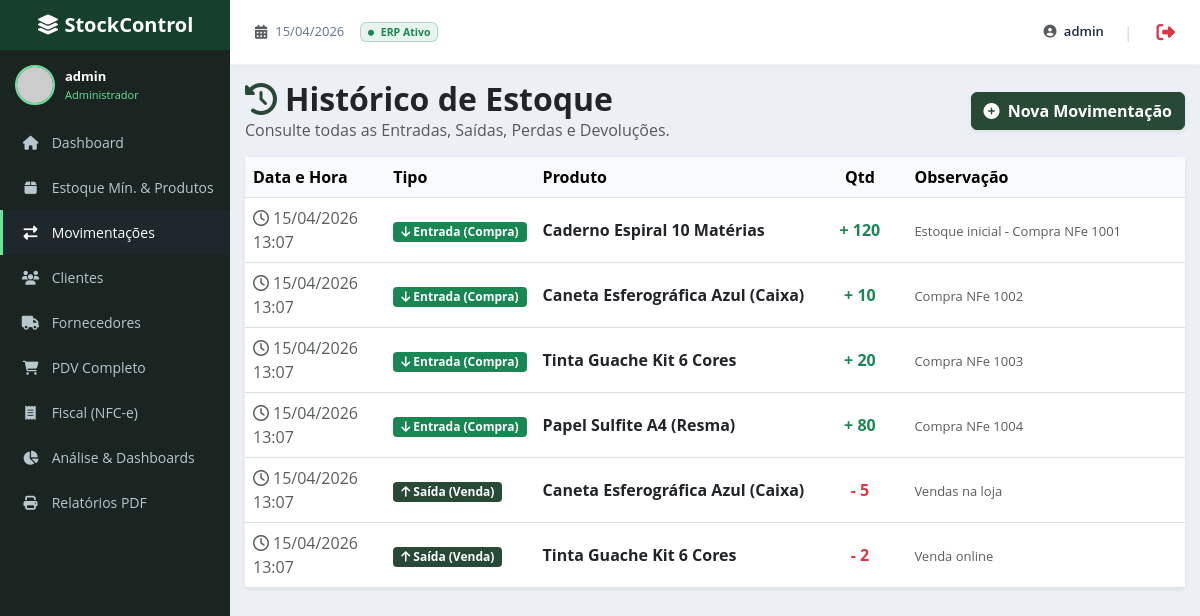
The app's page /movimentacoes.php (signed in) with its own data.
### tables this page shows
CREATE TABLE IF NOT EXISTS movimentacoes (
    id INT AUTO_INCREMENT PRIMARY KEY,
    produto_id INT NOT NULL,
    tipo ENUM('entrada_compra', 'saida_venda', 'devolucao_cliente', 'devolucao_fornecedor', 'perda') NOT NULL,
    quantidade INT NOT NULL,
    data_movimento DATETIME DEFAULT CURRENT_TIMESTAMP,
    observacao VARCHAR(255),
    FOREIGN KEY (produto_id) REFERENCES produtos(id) ON DELETE CASCADE
);

CREATE TABLE IF NOT EXISTS produtos (
    id INT AUTO_INCREMENT PRIMARY KEY,
    nome VARCHAR(255) NOT NULL,
    categoria VARCHAR(100),
    quantidade INT DEFAULT 0,
    estoque_minimo INT DEFAULT 5,
    validade DATE NULL,
    preco_venda DECIMAL(10,2) NOT NULL,
    preco_compra DECIMAL(10,2) NOT NULL DEFAULT 0.00,
    fornecedor_id INT,
    FOREIGN KEY (fornecedor_id) REFERENCES fornecedores(id) ON DELETE SET NULL
);

### movimentacoes.php (the view, shortened to what this page needs)
<?php
require_once 'db.php';
$sql = "SELECT m.*, p.nome as produto_nome
        FROM movimentacoes m
        JOIN produtos p ON m.produto_id = p.id
        ORDER BY m.data_movimento DESC LIMIT 300";
$stmt = $pdo->query($sql);
$movimentacoes = $stmt->fetchAll();
?>
<!DOCTYPE html>
<html lang="pt-BR">
<head>
    <link href="assets/css/bootstrap.min.css" rel="stylesheet">
    <link rel="stylesheet" href="assets/css/all.min.css">
    <link rel="stylesheet" href="style.css">
</head>
<body>
    <div class="sidebar-wrapper">
        <div class="sidebar-brand">
            <i class="fas fa-layer-group"></i> StockControl
        </div>
        <div class="sidebar-user">
            <?php
                $userName    = htmlspecialchars($_SESSION['user_name']   ?? 'UsuÃ¡rio');
                $userPerfil  = htmlspecialchars($_SESSION['user_perfil'] ?? 'gestor');
                $perfilLabel = match($userPerfil) {
                    'admin'  => 'Administrador',
                    'caixa'  => 'Operador de Caixa',
                    default  => 'Gestor'
                };
            ?>
            <img src="https://ui-avatars.com/api/?name=<?= urlencode($userName) ?>&background=2d6a4f&color=fff" width="40" height="40" alt="<?= $userName ?>" style="border-radius:50%;border:2px solid #6ae49b;">
            <div>
                <span class="d-block" style="font-size: 13px; font-weight: bold;"><?= $userName ?></span>
                <span class="d-block" style="font-size: 11px; color: #6ae49b;"><?= $perfilLabel ?></span>
            </div>
        </div>
        <ul class="sidebar-menu">
            <li><a href="index.php"><i class="fas fa-home"></i> Dashboard</a></li>
            <li><a href="produtos.php"><i class="fas fa-box"></i> Estoque Mín. & Produtos</a></li>
            <li><a href="movimentacoes.php" class="active"><i class="fas fa-exchange-alt"></i> Movimentações</a></li>
            <li><a href="clientes.php"><i class="fas fa-users"></i> Clientes</a></li>
            <li><a href="fornecedores.php"><i class="fas fa-truck"></i> Fornecedores</a></li>
            <li><a href="venda.php"><i class="fas fa-shopping-cart"></i> PDV Completo</a></li>
            <li><a href="fiscal.php"><i class="fas fa-receipt"></i> Fiscal (NFC-e)</a></li>
            <li><a href="analise.php"><i class="fas fa-chart-pie"></i> Análise & Dashboards</a></li>
            <li><a href="relatorio_pdf.php"><i class="fas fa-print"></i> Relatórios PDF</a></li>
        </ul>
    </div>
    <div class="main-panel">
        <div class="topbar">
            <div class="topbar-left">
                <i class="fas fa-calendar-alt text-muted me-2"></i> <span style="font-weight: 500; font-size: 13px;"><?= date('d/m/Y') ?></span>
                <span class="ms-3 badge bg-success bg-opacity-10 text-success border border-success border-opacity-25"><i class="fas fa-circle me-1" style="font-size: 6px; vertical-align: middle;"></i> ERP Ativo</span>
            </div>
            <div class="topbar-icons">
                <span class="user-name"><i class="fas fa-user-circle text-muted me-1"></i> <?= htmlspecialchars($_SESSION['user_name'] ?? '') ?></span>
                <span class="divider">|</span>
                <a href="logout.php" class="text-danger ms-1" title="Sair do Sistema" style="font-size: 1.15rem; transition: opacity 0.25s;" onmouseover="this.style.opacity='0.7'" onmouseout="this.style.opacity='1'"><i class="fas fa-sign-out-alt"></i></a>
            </div>
        </div>
        <div class="content-header d-flex justify-content-between align-items-center">
            <div>
                <h2 class="fw-bold text-dark m-0"><i class="fas fa-history text-primary me-2"></i>Histórico de Estoque</h2>
                <p class="text-muted m-0">Consulte todas as Entradas, Saídas, Perdas e Devoluções.</p>
            </div>
            <button class="btn btn-primary shadow-sm fw-bold" data-bs-toggle="modal" data-bs-target="#modalMovimentacao">
                <i class="fas fa-plus-circle me-1"></i> Nova Movimentação
            </button>
        </div>
        <div class="content-body">
            <div class="card shadow-sm border-0">
                <div class="card-body p-0">
                    <div class="table-responsive">
                        <table class="table table-hover mb-0 align-middle">
                            <thead class="table-light text-secondary">
                                <tr>
                                    <th width="15%">Data e Hora</th>
                                    <th width="15%">Tipo</th>
                                    <th width="30%">Produto</th>
                                    <th width="10%" class="text-center">Qtd</th>
                                    <th width="30%">Observação</th>
                                </tr>
                            </thead>
                            <tbody>
                                <?php if(count($movimentacoes) > 0): ?>
                                    <?php foreach($movimentacoes as $m):
                                        $icone = '';
                                        $cor = '';
                                        $label = '';
                                        switch($m['tipo']) {
                                            case 'entrada_compra':
                                                $icone = '<i class="fas fa-arrow-down"></i>';
                                                $cor = 'success';
                                                $label = 'Entrada (Compra)';
                                                break;
                                            case 'saida_venda':
                                                $icone = '<i class="fas fa-arrow-up"></i>';
                                                $cor = 'primary';
                                                $label = 'Saída (Venda)';
                                                break;
                                        }
                                    ?>
                                    <tr>
                                        <td><span class="text-muted"><i class="far fa-clock me-1"></i><?= date('d/m/Y H:i', strtotime($m['data_movimento'])) ?></span></td>
                                        <td>
                                            <span class="badge bg-<?= $cor ?> px-2 py-1" style="font-size: 12px; border-radius: 4px;">
                                                <?= $icone ?> <?= $label ?>
                                            </span>
                                        </td>
                                        <td><strong><?= htmlspecialchars($m['produto_nome']) ?></strong></td>
                                        <td class="text-center">
                                            <?php if(in_array($m['tipo'], ['entrada_compra', 'devolucao_cliente'])): ?>
                                                <span class="text-success fw-bold">+ <?= $m['quantidade'] ?></span>
                                            <?php else: ?>
                                                <span class="text-danger fw-bold">- <?= $m['quantidade'] ?></span>
                                            <?php endif; ?>
                                        </td>
                                        <td><span class="text-muted" style="font-size: 13px;"><?= htmlspecialchars($m['observacao'] ?: '--') ?></span></td>
                                    </tr>
                                    <?php endforeach; ?>
                                <?php else: ?>
                                    <tr><td colspan="5" class="text-center py-5 text-muted"><i class="fas fa-clipboard-list fs-1 d-block mb-3 text-light"></i>Sem histórico de movimentações.</td></tr>
                                <?php endif; ?>
                            </tbody>
                        </table>
                    </div>
                </div>
            </div>
        </div>
    </div>
</body>
</html>

### style.css (style rules this page uses)
body { background-color: #ecf0f5; font-family: 'Open Sans', 'Helvetica Neue', Helvetica, Arial, sans-serif; margin: 0; }
.sidebar-wrapper { width: 230px; height: 100vh; background-color: #1a2421; position: fixed; top: 0; left: 0; overflow-y: auto; z-index: 1000; }
.sidebar-brand { height: 50px; line-height: 50px; background-color: #16402c; text-align: center; color: #FFFFFF; font-size: 20px; font-weight: bold; }
.sidebar-user { padding: 15px; color: white; display: flex; align-items: center; }
.sidebar-user img { border-radius: 50%; margin-right: 10px; border: 2px solid #3c8dbc; }
.sidebar-menu { list-style: none; margin: 0; padding: 0; }
.sidebar-menu a { display: block; color: #b8c7ce; padding: 12px 15px 12px 15px; text-decoration: none; font-size: 14px; border-left: 3px solid transparent; }
.sidebar-menu a.active { color: #ffffff; background: #1e282c; border-left-color: #6ae49b; }
.sidebar-menu a i { width: 25px; text-align: center; margin-right: 5px; }
.main-panel { margin-left: 230px; min-height: 100vh; }
.topbar { height: 65px; background-color: #ffffff; display: flex; align-items: center; justify-content: space-between; padding: 0 25px; color: #475569; box-shadow: 0 2px 10px rgba(0,0,0,0.03); border-bottom: 1px solid rgba(0,0,0,0.05); }
.topbar-left { display: flex; align-items: center; font-size: 14px; font-weight: 600; color: #64748b; }
.topbar-icons { display: flex; align-items: center; gap: 15px; }
.topbar-icons .divider { color: #cbd5e1; margin: 0 5px; }
.topbar-icons .user-name { color: #1e293b; font-weight: 600; font-size: 13px; }
.content-header { padding: 15px 15px 0 15px; }
.content-body { padding: 15px; }
.text-primary { color: #284936 !important; }
.bg-primary { background-color: #284936 !important; color: #FFFFFF !important; }
.btn-primary { background-color: #284936 !important; border-color: #284936 !important; color: #FFFFFF !important; }

### records on screen
movimentacoes: data_movimento "15/04/2026 13:07", tipo "Entrada (Compra)", produto.nome "Caderno Espiral 10 Matérias", quantidade "120", observacao "Estoque inicial - Compra NFe 1001"
movimentacoes: data_movimento "15/04/2026 13:07", tipo "Entrada (Compra)", produto.nome "Caneta Esferográfica Azul (Caixa)", quantidade "10", observacao "Compra NFe 1002"
movimentacoes: data_movimento "15/04/2026 13:07", tipo "Entrada (Compra)", produto.nome "Tinta Guache Kit 6 Cores", quantidade "20", observacao "Compra NFe 1003"
movimentacoes: data_movimento "15/04/2026 13:07", tipo "Entrada (Compra)", produto.nome "Papel Sulfite A4 (Resma)", quantidade "80", observacao "Compra NFe 1004"
movimentacoes: data_movimento "15/04/2026 13:07", tipo "Saída (Venda)", produto.nome "Caneta Esferográfica Azul (Caixa)", quantidade "5", observacao "Vendas na loja"
movimentacoes: data_movimento "15/04/2026 13:07", tipo "Saída (Venda)", produto.nome "Tinta Guache Kit 6 Cores", quantidade "2", observacao "Venda online"

### other values on screen
$userName "admin"
$perfilLabel "Administrador"
$_SESSION['user_name'] "admin"
